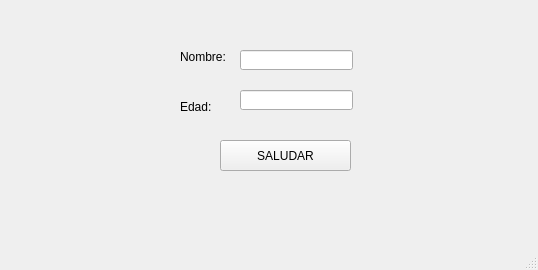
<?xml version="1.0" encoding="UTF-8"?>
<ui version="4.0">
 <class>MainWindow</class>
 <widget class="QMainWindow" name="MainWindow">
  <property name="geometry">
   <rect>
    <x>0</x>
    <y>0</y>
    <width>538</width>
    <height>270</height>
   </rect>
  </property>
  <property name="windowTitle">
   <string>MainWindow</string>
  </property>
  <widget class="QWidget" name="centralwidget">
   <widget class="QPushButton" name="pushButton">
    <property name="geometry">
     <rect>
      <x>220</x>
      <y>140</y>
      <width>131</width>
      <height>31</height>
     </rect>
    </property>
    <property name="text">
     <string>SALUDAR</string>
    </property>
   </widget>
   <widget class="QLineEdit" name="TextI1">
    <property name="geometry">
     <rect>
      <x>240</x>
      <y>50</y>
      <width>113</width>
      <height>20</height>
     </rect>
    </property>
   </widget>
   <widget class="QLineEdit" name="TextI2">
    <property name="geometry">
     <rect>
      <x>240</x>
      <y>90</y>
      <width>113</width>
      <height>20</height>
     </rect>
    </property>
   </widget>
   <widget class="QLabel" name="label">
    <property name="geometry">
     <rect>
      <x>180</x>
      <y>50</y>
      <width>47</width>
      <height>13</height>
     </rect>
    </property>
    <property name="text">
     <string>Nombre:</string>
    </property>
   </widget>
   <widget class="QLabel" name="label_2">
    <property name="geometry">
     <rect>
      <x>180</x>
      <y>100</y>
      <width>47</width>
      <height>13</height>
     </rect>
    </property>
    <property name="text">
     <string>Edad:</string>
    </property>
   </widget>
  </widget>
  <widget class="QStatusBar" name="statusbar"/>
 </widget>
 <resources/>
 <connections/>
</ui>
